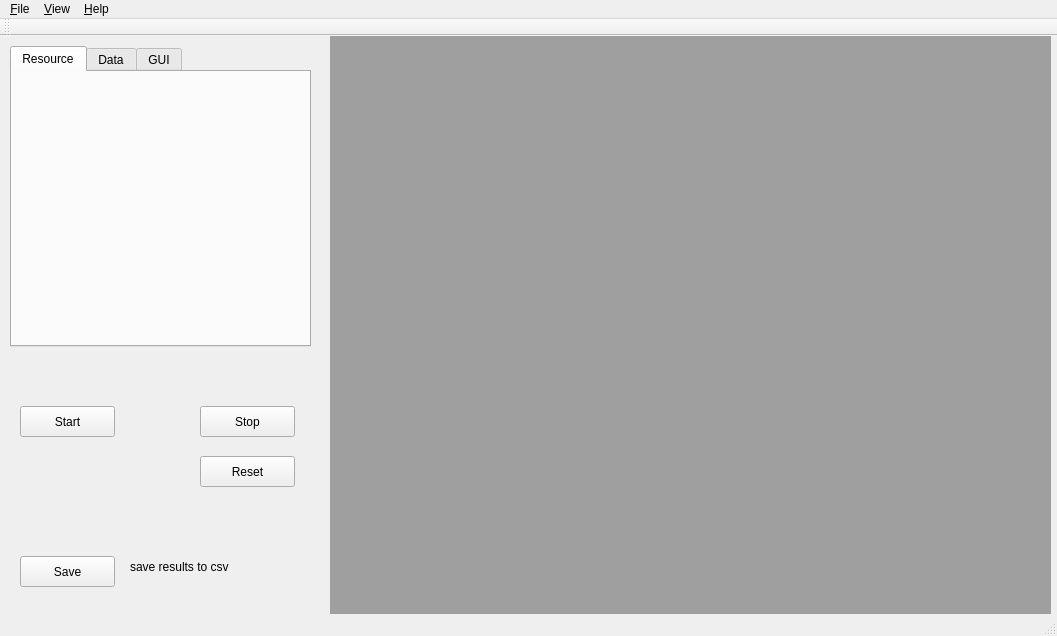
<?xml version="1.0" encoding="UTF-8"?>
<ui version="4.0">
 <class>MainWindow</class>
 <widget class="QMainWindow" name="MainWindow">
  <property name="geometry">
   <rect>
    <x>0</x>
    <y>0</y>
    <width>1057</width>
    <height>636</height>
   </rect>
  </property>
  <property name="windowTitle">
   <string>MSMonitor v0.8.0</string>
  </property>
  <widget class="QWidget" name="centralWidget">
   <widget class="QWidget" name="widget" native="true">
    <property name="geometry">
     <rect>
      <x>0</x>
      <y>0</y>
      <width>331</width>
      <height>591</height>
     </rect>
    </property>
    <widget class="QTabWidget" name="tabWidget">
     <property name="geometry">
      <rect>
       <x>10</x>
       <y>10</y>
       <width>301</width>
       <height>301</height>
      </rect>
     </property>
     <property name="currentIndex">
      <number>0</number>
     </property>
     <widget class="QWidget" name="tab">
      <attribute name="title">
       <string>Resource</string>
      </attribute>
     </widget>
     <widget class="QWidget" name="tab_3">
      <attribute name="title">
       <string>Data</string>
      </attribute>
      <widget class="QLabel" name="label">
       <property name="geometry">
        <rect>
         <x>0</x>
         <y>20</y>
         <width>41</width>
         <height>21</height>
        </rect>
       </property>
       <property name="text">
        <string>Plot:</string>
       </property>
      </widget>
      <widget class="QSlider" name="horizontalSlider_dataPlot">
       <property name="geometry">
        <rect>
         <x>70</x>
         <y>20</y>
         <width>160</width>
         <height>18</height>
        </rect>
       </property>
       <property name="minimum">
        <number>10</number>
       </property>
       <property name="maximum">
        <number>500</number>
       </property>
       <property name="singleStep">
        <number>10</number>
       </property>
       <property name="pageStep">
        <number>20</number>
       </property>
       <property name="sliderPosition">
        <number>250</number>
       </property>
       <property name="orientation">
        <enum>Qt::Horizontal</enum>
       </property>
      </widget>
      <widget class="QLabel" name="label_dataPlot">
       <property name="geometry">
        <rect>
         <x>240</x>
         <y>20</y>
         <width>61</width>
         <height>21</height>
        </rect>
       </property>
       <property name="text">
        <string>250 ms</string>
       </property>
      </widget>
      <widget class="QLabel" name="label_2">
       <property name="geometry">
        <rect>
         <x>0</x>
         <y>70</y>
         <width>66</width>
         <height>21</height>
        </rect>
       </property>
       <property name="text">
        <string>Heatmap:</string>
       </property>
      </widget>
      <widget class="QSlider" name="horizontalSlider_dataHeatmap">
       <property name="geometry">
        <rect>
         <x>70</x>
         <y>70</y>
         <width>160</width>
         <height>18</height>
        </rect>
       </property>
       <property name="minimum">
        <number>10</number>
       </property>
       <property name="maximum">
        <number>200</number>
       </property>
       <property name="singleStep">
        <number>10</number>
       </property>
       <property name="pageStep">
        <number>20</number>
       </property>
       <property name="orientation">
        <enum>Qt::Horizontal</enum>
       </property>
      </widget>
      <widget class="QLabel" name="label_dataHeatmap">
       <property name="geometry">
        <rect>
         <x>240</x>
         <y>70</y>
         <width>61</width>
         <height>21</height>
        </rect>
       </property>
       <property name="text">
        <string>0 ms</string>
       </property>
      </widget>
     </widget>
     <widget class="QWidget" name="tab_2">
      <attribute name="title">
       <string>GUI</string>
      </attribute>
      <widget class="QLabel" name="label_3">
       <property name="geometry">
        <rect>
         <x>0</x>
         <y>20</y>
         <width>61</width>
         <height>21</height>
        </rect>
       </property>
       <property name="text">
        <string>redraw:</string>
       </property>
      </widget>
      <widget class="QSlider" name="horizontalSlider_guiRate">
       <property name="geometry">
        <rect>
         <x>70</x>
         <y>20</y>
         <width>160</width>
         <height>18</height>
        </rect>
       </property>
       <property name="minimum">
        <number>10</number>
       </property>
       <property name="maximum">
        <number>500</number>
       </property>
       <property name="singleStep">
        <number>10</number>
       </property>
       <property name="pageStep">
        <number>20</number>
       </property>
       <property name="sliderPosition">
        <number>250</number>
       </property>
       <property name="orientation">
        <enum>Qt::Horizontal</enum>
       </property>
      </widget>
      <widget class="QLabel" name="label_guiRate">
       <property name="geometry">
        <rect>
         <x>240</x>
         <y>20</y>
         <width>61</width>
         <height>21</height>
        </rect>
       </property>
       <property name="text">
        <string>250 ms</string>
       </property>
      </widget>
     </widget>
    </widget>
    <widget class="QPushButton" name="pushButton_save">
     <property name="geometry">
      <rect>
       <x>20</x>
       <y>520</y>
       <width>95</width>
       <height>31</height>
      </rect>
     </property>
     <property name="text">
      <string>Save</string>
     </property>
    </widget>
    <widget class="QLabel" name="label_5">
     <property name="geometry">
      <rect>
       <x>130</x>
       <y>520</y>
       <width>131</width>
       <height>21</height>
      </rect>
     </property>
     <property name="text">
      <string>save results to csv</string>
     </property>
    </widget>
    <widget class="QPushButton" name="pushButton_start">
     <property name="geometry">
      <rect>
       <x>20</x>
       <y>370</y>
       <width>95</width>
       <height>31</height>
      </rect>
     </property>
     <property name="text">
      <string>Start</string>
     </property>
    </widget>
    <widget class="QPushButton" name="pushButton_stop">
     <property name="geometry">
      <rect>
       <x>200</x>
       <y>370</y>
       <width>95</width>
       <height>31</height>
      </rect>
     </property>
     <property name="text">
      <string>Stop</string>
     </property>
    </widget>
    <widget class="QPushButton" name="pushButton_reset">
     <property name="geometry">
      <rect>
       <x>200</x>
       <y>420</y>
       <width>95</width>
       <height>31</height>
      </rect>
     </property>
     <property name="text">
      <string>Reset</string>
     </property>
    </widget>
   </widget>
   <widget class="QMdiArea" name="mdiArea">
    <property name="geometry">
     <rect>
      <x>330</x>
      <y>0</y>
      <width>721</width>
      <height>621</height>
     </rect>
    </property>
   </widget>
  </widget>
  <widget class="QToolBar" name="mainToolBar">
   <attribute name="toolBarArea">
    <enum>TopToolBarArea</enum>
   </attribute>
   <attribute name="toolBarBreak">
    <bool>false</bool>
   </attribute>
  </widget>
  <widget class="QStatusBar" name="statusBar"/>
  <widget class="QMenuBar" name="menuBar">
   <property name="geometry">
    <rect>
     <x>0</x>
     <y>0</y>
     <width>1057</width>
     <height>27</height>
    </rect>
   </property>
   <widget class="QMenu" name="menu_File">
    <property name="title">
     <string>&amp;File</string>
    </property>
    <addaction name="action_Quit"/>
    <addaction name="separator"/>
   </widget>
   <widget class="QMenu" name="menu_View">
    <property name="title">
     <string>&amp;View</string>
    </property>
    <widget class="QMenu" name="menu_Curves">
     <property name="title">
      <string>&amp;Curves</string>
     </property>
     <addaction name="action_Power"/>
     <addaction name="action_Temperature"/>
     <addaction name="action_Clock"/>
     <addaction name="action_Utilization"/>
     <addaction name="action_Memory"/>
    </widget>
    <widget class="QMenu" name="menu_Heatmaps">
     <property name="title">
      <string>&amp;Heatmaps</string>
     </property>
     <addaction name="action_Utilization_2"/>
     <addaction name="action_Temperature_2"/>
    </widget>
    <addaction name="menu_Curves"/>
    <addaction name="menu_Heatmaps"/>
    <addaction name="action_Systemoverview"/>
   </widget>
   <widget class="QMenu" name="menu_Help">
    <property name="title">
     <string>&amp;Help</string>
    </property>
    <addaction name="action_About"/>
   </widget>
   <addaction name="menu_File"/>
   <addaction name="menu_View"/>
   <addaction name="menu_Help"/>
  </widget>
  <action name="action_Quit">
   <property name="text">
    <string>&amp;Quit</string>
   </property>
   <property name="shortcut">
    <string>Ctrl+S</string>
   </property>
  </action>
  <action name="action_Systemoverview">
   <property name="text">
    <string>&amp;System Overview</string>
   </property>
   <property name="shortcut">
    <string>Ctrl+O</string>
   </property>
  </action>
  <action name="action_Power">
   <property name="text">
    <string>&amp;Power</string>
   </property>
   <property name="shortcut">
    <string>Ctrl+P</string>
   </property>
  </action>
  <action name="action_Temperature">
   <property name="text">
    <string>&amp;Temperature</string>
   </property>
   <property name="shortcut">
    <string>Ctrl+T</string>
   </property>
  </action>
  <action name="action_Clock">
   <property name="text">
    <string>&amp;Clock</string>
   </property>
   <property name="shortcut">
    <string>Ctrl+C</string>
   </property>
  </action>
  <action name="action_Utilization">
   <property name="text">
    <string>&amp;Utilization</string>
   </property>
   <property name="shortcut">
    <string>Ctrl+U</string>
   </property>
  </action>
  <action name="action_Memory">
   <property name="text">
    <string>&amp;Memory</string>
   </property>
   <property name="shortcut">
    <string>Ctrl+M</string>
   </property>
  </action>
  <action name="action_Utilization_2">
   <property name="text">
    <string>&amp;Utilization</string>
   </property>
   <property name="shortcut">
    <string>Ctrl+Shift+U</string>
   </property>
  </action>
  <action name="action_Temperature_2">
   <property name="text">
    <string>&amp;Temperature</string>
   </property>
   <property name="shortcut">
    <string>Ctrl+Shift+T</string>
   </property>
  </action>
  <action name="action_About">
   <property name="text">
    <string>&amp;About</string>
   </property>
   <property name="shortcut">
    <string>Ctrl+A</string>
   </property>
  </action>
 </widget>
 <layoutdefault spacing="6" margin="11"/>
 <resources/>
 <connections/>
</ui>
